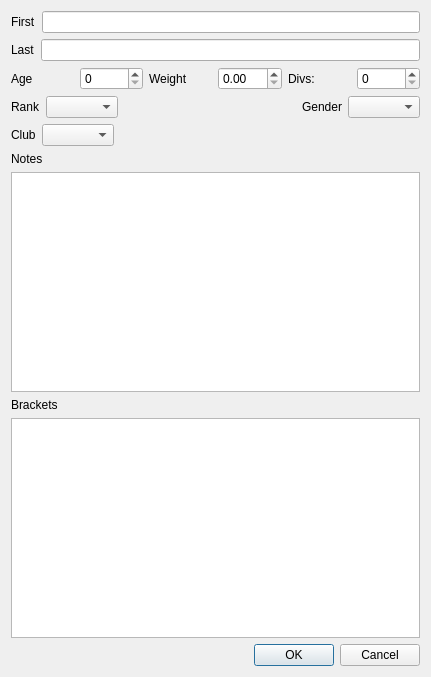
<?xml version="1.0" encoding="UTF-8"?>
<ui version="4.0">
 <class>CompetitorEditor</class>
 <widget class="QDialog" name="CompetitorEditor">
  <property name="geometry">
   <rect>
    <x>0</x>
    <y>0</y>
    <width>431</width>
    <height>677</height>
   </rect>
  </property>
  <property name="windowTitle">
   <string>Dialog</string>
  </property>
  <layout class="QVBoxLayout" name="verticalLayout_3">
   <item>
    <layout class="QHBoxLayout" name="horizontalLayout_6">
     <item>
      <widget class="QLabel" name="label">
       <property name="text">
        <string>First</string>
       </property>
      </widget>
     </item>
     <item>
      <widget class="QLineEdit" name="firstNameEdit"/>
     </item>
    </layout>
   </item>
   <item>
    <layout class="QHBoxLayout" name="horizontalLayout_5">
     <item>
      <widget class="QLabel" name="label_2">
       <property name="text">
        <string>Last</string>
       </property>
      </widget>
     </item>
     <item>
      <widget class="QLineEdit" name="lastNameEdit"/>
     </item>
    </layout>
   </item>
   <item>
    <layout class="QHBoxLayout" name="horizontalLayout_4">
     <item>
      <layout class="QHBoxLayout" name="horizontalLayout">
       <item>
        <widget class="QLabel" name="label_3">
         <property name="text">
          <string>Age</string>
         </property>
        </widget>
       </item>
       <item>
        <widget class="QSpinBox" name="age"/>
       </item>
      </layout>
     </item>
     <item>
      <layout class="QHBoxLayout" name="horizontalLayout_2">
       <item>
        <widget class="QLabel" name="label_4">
         <property name="text">
          <string>Weight</string>
         </property>
        </widget>
       </item>
       <item>
        <widget class="QDoubleSpinBox" name="weight">
         <property name="maximum">
          <double>400.000000000000000</double>
         </property>
        </widget>
       </item>
      </layout>
     </item>
     <item>
      <layout class="QHBoxLayout" name="horizontalLayout_3">
       <item>
        <widget class="QLabel" name="label_8">
         <property name="text">
          <string>Divs:</string>
         </property>
        </widget>
       </item>
       <item>
        <widget class="QSpinBox" name="numDivs">
         <property name="maximum">
          <number>10</number>
         </property>
        </widget>
       </item>
      </layout>
     </item>
    </layout>
   </item>
   <item>
    <layout class="QHBoxLayout" name="horizontalLayout_10">
     <item>
      <layout class="QHBoxLayout" name="horizontalLayout_7">
       <item>
        <widget class="QLabel" name="label_5">
         <property name="text">
          <string>Rank</string>
         </property>
        </widget>
       </item>
       <item>
        <widget class="QComboBox" name="rankCombo"/>
       </item>
       <item>
        <spacer name="horizontalSpacer">
         <property name="orientation">
          <enum>Qt::Horizontal</enum>
         </property>
         <property name="sizeHint" stdset="0">
          <size>
           <width>40</width>
           <height>20</height>
          </size>
         </property>
        </spacer>
       </item>
      </layout>
     </item>
     <item>
      <layout class="QHBoxLayout" name="horizontalLayout_9">
       <item>
        <widget class="QLabel" name="label_10">
         <property name="text">
          <string>Gender</string>
         </property>
        </widget>
       </item>
       <item>
        <widget class="QComboBox" name="genderCombo"/>
       </item>
      </layout>
     </item>
    </layout>
   </item>
   <item>
    <layout class="QHBoxLayout" name="horizontalLayout_8">
     <item>
      <widget class="QLabel" name="label_6">
       <property name="text">
        <string>Club</string>
       </property>
      </widget>
     </item>
     <item>
      <widget class="QComboBox" name="clubCombo"/>
     </item>
     <item>
      <spacer name="horizontalSpacer_2">
       <property name="orientation">
        <enum>Qt::Horizontal</enum>
       </property>
       <property name="sizeHint" stdset="0">
        <size>
         <width>40</width>
         <height>20</height>
        </size>
       </property>
      </spacer>
     </item>
    </layout>
   </item>
   <item>
    <layout class="QVBoxLayout" name="verticalLayout_2">
     <item>
      <widget class="QLabel" name="label_9">
       <property name="text">
        <string>Notes</string>
       </property>
      </widget>
     </item>
     <item>
      <widget class="QTextEdit" name="notes"/>
     </item>
    </layout>
   </item>
   <item>
    <layout class="QVBoxLayout" name="verticalLayout">
     <item>
      <widget class="QLabel" name="label_7">
       <property name="text">
        <string>Brackets</string>
       </property>
      </widget>
     </item>
     <item>
      <widget class="QListWidget" name="bracketList"/>
     </item>
    </layout>
   </item>
   <item>
    <widget class="QDialogButtonBox" name="buttonBox">
     <property name="orientation">
      <enum>Qt::Horizontal</enum>
     </property>
     <property name="standardButtons">
      <set>QDialogButtonBox::Cancel|QDialogButtonBox::Ok</set>
     </property>
    </widget>
   </item>
  </layout>
 </widget>
 <resources/>
 <connections>
  <connection>
   <sender>buttonBox</sender>
   <signal>accepted()</signal>
   <receiver>CompetitorEditor</receiver>
   <slot>accept()</slot>
   <hints>
    <hint type="sourcelabel">
     <x>248</x>
     <y>254</y>
    </hint>
    <hint type="destinationlabel">
     <x>157</x>
     <y>274</y>
    </hint>
   </hints>
  </connection>
  <connection>
   <sender>buttonBox</sender>
   <signal>rejected()</signal>
   <receiver>CompetitorEditor</receiver>
   <slot>reject()</slot>
   <hints>
    <hint type="sourcelabel">
     <x>316</x>
     <y>260</y>
    </hint>
    <hint type="destinationlabel">
     <x>286</x>
     <y>274</y>
    </hint>
   </hints>
  </connection>
 </connections>
</ui>
